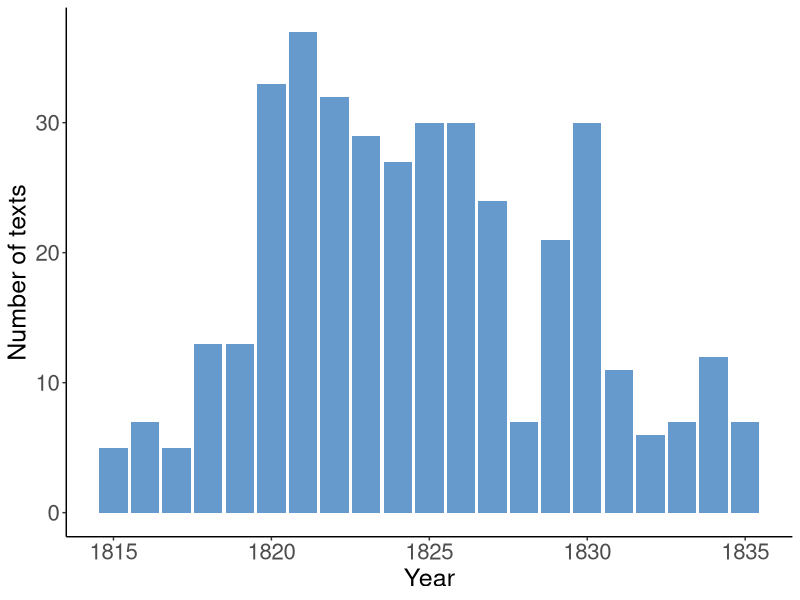

The R source for this figure:
library(tidyverse)

# Load the dataset
elegies <- read_tsv("data/elegies_corpus.tsv")

#### Plot 1: Number of texts in the corpus ####

elegies %>% 
  group_by(year) %>% 
  count() %>% 
  ggplot(aes(x = year, y = n)) + geom_col(fill = "#6699CC") +
  labs(x = "Year", 
       y = "Number of texts") + 
  theme(axis.text = element_text(size = 16),
        axis.title = element_text(size = 18)) + 
  theme(panel.border = element_blank(), 
        panel.grid.major = element_blank(),
        panel.grid.minor = element_blank(),
        panel.background = element_blank()) +
  theme(axis.line.x = element_line(color="black"), 
        axis.line.y = element_line(color="black")) 
